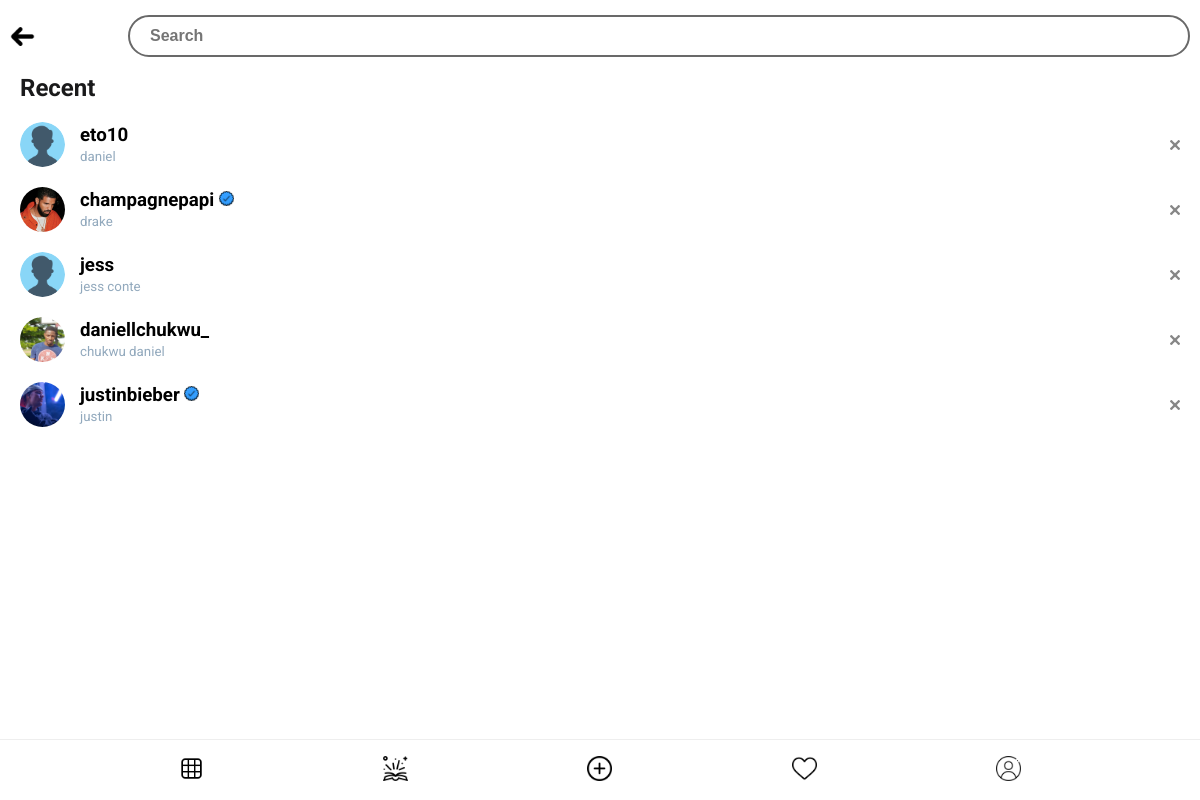
The app's page /search/ (signed in) with its own data.
### homeapp/models.py (models this page shows, shortened)
class Search(models.Model):
   owner = models.ForeignKey(User, on_delete=models.CASCADE)
   user = models.ForeignKey(User, on_delete=models.CASCADE, related_name="search_user")
   updated = models.DateTimeField(auto_now=True)
   created = models.DateTimeField(auto_now_add=True)
   id = models.UUIDField(default=uuid.uuid4, primary_key=True, unique=True, editable=False)
   class Meta:
      ordering = ['-updated']
      verbose_name_plural = "Search"

### users/models.py (models this page shows, shortened)
class Profile(models.Model):
   VOTE_TYPE = (
      ('MALE', 'a male'),
      ('FEMALE', 'a female'),
   )
   user = models.OneToOneField(User, on_delete=models.CASCADE)
   name = models.CharField(max_length=200, blank=True, null=True)
   username = models.CharField(max_length=200, blank=True, null=True, unique=True)
   email = models.EmailField(max_length=500, blank=True, null=True, unique=True)
   img = models.ImageField(upload_to="profiles/", default="icons/user.png")
   bio = models.TextField(default="", blank=True, null=True)
   online = models.BooleanField(default=False)
   last_seen = models.DateTimeField(default=datetime.now(), null=True, blank=True)
   followers = models.ManyToManyField(User, related_name='followers', blank=True)
   following = models.ManyToManyField(User, related_name='following', blank=True)
   friends = models.ManyToManyField(User, related_name='friends', blank=True)
   verified = models.BooleanField(default=False)
   saved_post = models.ManyToManyField("homeapp.Post", related_name="saved_post", blank=True)
   saved_tell = models.ManyToManyField("homeapp.Tell", related_name="saved_tell", blank=True)
   seen_post = models.ManyToManyField("homeapp.Post", blank=True)
   seen_tell = models.ManyToManyField("homeapp.Tell", blank=True)
   activity_count = models.PositiveSmallIntegerField(default=0)
   updated = models.DateTimeField(auto_now_add=True)
   created = models.DateTimeField(auto_now=True)
   id = models.UUIDField(default=uuid.uuid4, unique=True, primary_key=True, editable=False)

### homeapp/views.py (the view)
# urls.py: path('search/', views.searchPage, name="search"),
def searchPage(request):
   searchs = Search.objects.filter(owner=request.user)
   search = request.GET.get('search') if request.GET.get('search') != None else '   '
   profiles = Profile.objects.filter(
      Q(username__icontains = search) |
      Q(name__icontains = search)
   )
   context = {"profiles": profiles, "searchs": searchs, "sv": search}
   return render(request, 'search.html', context)

### homeapp/templates/search.html (shortened to what this page needs)
{% extends 'main.html' %}
{% load static %}
{% block content %}
<body class="background-white">
   <header>
      <div class="header-wrapper width-p-10 height-p-10 border-none">
         <div class="header">
            <a href="{% url 'discover' %}">
               <div class="search">
                  <img src="{% static 'images/icons/back icons/back-1.png' %}" alt="user">
               </div>
            </a>
         </div>
         <form action="" method="GET" class="search">
            <input type="text" name="search" value="" id="search" placeholder="Search" autocomplete="off">
         </form>
      </div>
   </header>
   <main>
      <div class="search-container">
         {% if not profiles %}
         <div class="search-title width-p-20 pad-bot-10">
            <h2 class="no-margin">Recent</h2>
         </div>
         {% for search in searchs %}
         <a href="{% url 'picked-search' search.user.profile.user.id %}">
            <div class="search-wrapper">
               <div class="activity fff-main-user">
                  <div class="activity-2">
                     <div class="img-holder-2">
                        <img src="{{search.user.profile.img.url}}" alt="profile-picture" class="img-holder-image">
                     </div>
                     <div class="search-info">
                        <h3 class="no-margin width-p-10"><strong>{{search.user.profile.username}}
                           {% if search.user.profile.verified %}
                              <img src="{% static 'images/icons/verified/verified-blue2.png' %}" class="width-15" alt="verification">
                           {% endif %}
                        </strong></h3>
                        <small class="no-margin grey">{{search.user.profile.name}}</small>
                     </div>
                  </div>
                  <a href="{% url 'delete-search' search.id %}">
                     <img src="{% static 'images/icons/cancel/close.png' %}" alt="" class="width-10 pad-bot-5px">
                  </a>
               </div>
            </div>
         </a>
         {% endfor %}
         {% endif %}
      </div>
   </main>
   {% include 'components/footer-component.html' %}
</body>
{% endblock content %}

### static/main.css (style rules this page uses)
body { background-color: #fafafa; margin: 0; font-family: "Roboto", sans-serif; font-weight: 300px; margin-bottom: 70px; color: #1a1a1b; }
.no-margin { margin: 0; }
.background-white { background-color: #fff; }
.grey { color: #92a9bd; }
.width-15 { width: 15px; }
.width-10 { width: 10px; }
.pad-bot-10 { padding-bottom: 10px; }
a { text-decoration: none; color: #000; }
header { background-color: #fff; position: fixed; width: 100%; height: 54px; top: 0; z-index: 1; }
.header-wrapper { padding: 0; display: flex; justify-content: space-between; border-bottom: 1px solid #1b1a1711; align-items: center; }
.search img { padding-top: 5px; width: 25px; }
.width-p-20 { padding-left: 20px; padding-right: 20px; }
.width-p-10 { padding-left: 10px; padding-right: 10px; }
.height-p-10 { padding-top: 15px; padding-bottom: 15px; }
main { margin-top: 54px; }
.activity { display: flex; align-items: center; justify-content: space-between; padding: 10px 20px; }
.activity-2 { display: flex; align-items: center; }
.activity strong { color: #000; }
.img-holder-image { width: 100%; height: 100%; border-radius: 50%; object-fit: cover; }
.search { width: 90%; }
#search { width: 100%; padding: 10px 5px 10px 20px; box-sizing: border-box; outline: none; font-size: 16px; font-weight: 700; border-radius: 30px; border: 2px solid #696969; }
.search-container { padding-top: 20px; }
.img-holder-2 { height: 45px; min-width: 45px; max-width: 45px; border-radius: 50%; }
.search-info h3 { padding-left: 0; }
.search-info { padding-left: 15px; }
.border-none { border: none; }

### records on screen
Search: user.profile.img (placeholder picture), user.profile.username "eto10", user.profile.name "daniel"
Search: user.profile.img (picture), user.profile.username "champagnepapi", user.profile.name "drake"
Search: user.profile.img (placeholder picture), user.profile.username "jess", user.profile.name "jess conte"
Search: user.profile.img (picture), user.profile.username "daniellchukwu_", user.profile.name "chukwu daniel"
Search: user.profile.img (picture), user.profile.username "justinbieber", user.profile.name "justin"
